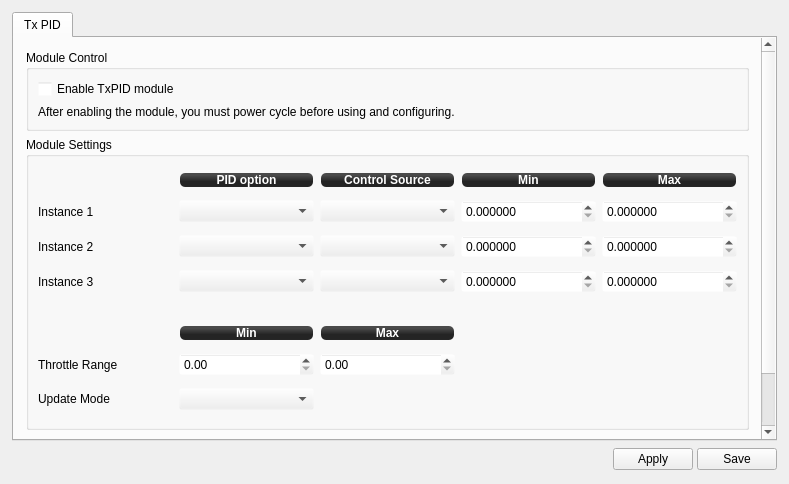
<?xml version="1.0" encoding="UTF-8"?>
<ui version="4.0">
 <class>TxPIDWidget</class>
 <widget class="QWidget" name="TxPIDWidget">
  <property name="geometry">
   <rect>
    <x>0</x>
    <y>0</y>
    <width>789</width>
    <height>484</height>
   </rect>
  </property>
  <property name="windowTitle">
   <string>TxPID</string>
  </property>
  <layout class="QVBoxLayout" name="verticalLayout">
   <property name="spacing">
    <number>6</number>
   </property>
   <property name="margin">
    <number>12</number>
   </property>
   <item>
    <widget class="QTabWidget" name="tabWidget">
     <property name="currentIndex">
      <number>0</number>
     </property>
     <widget class="QWidget" name="tab">
      <attribute name="title">
       <string>Tx PID</string>
      </attribute>
      <layout class="QVBoxLayout" name="verticalLayout_4">
       <property name="spacing">
        <number>6</number>
       </property>
       <property name="margin">
        <number>0</number>
       </property>
       <item>
        <widget class="QScrollArea" name="scrollArea">
         <property name="palette">
          <palette>
           <active>
            <colorrole role="Base">
             <brush brushstyle="SolidPattern">
              <color alpha="255">
               <red>255</red>
               <green>255</green>
               <blue>255</blue>
              </color>
             </brush>
            </colorrole>
            <colorrole role="Window">
             <brush brushstyle="SolidPattern">
              <color alpha="0">
               <red>232</red>
               <green>232</green>
               <blue>232</blue>
              </color>
             </brush>
            </colorrole>
           </active>
           <inactive>
            <colorrole role="Base">
             <brush brushstyle="SolidPattern">
              <color alpha="255">
               <red>255</red>
               <green>255</green>
               <blue>255</blue>
              </color>
             </brush>
            </colorrole>
            <colorrole role="Window">
             <brush brushstyle="SolidPattern">
              <color alpha="0">
               <red>232</red>
               <green>232</green>
               <blue>232</blue>
              </color>
             </brush>
            </colorrole>
           </inactive>
           <disabled>
            <colorrole role="Base">
             <brush brushstyle="SolidPattern">
              <color alpha="0">
               <red>232</red>
               <green>232</green>
               <blue>232</blue>
              </color>
             </brush>
            </colorrole>
            <colorrole role="Window">
             <brush brushstyle="SolidPattern">
              <color alpha="0">
               <red>232</red>
               <green>232</green>
               <blue>232</blue>
              </color>
             </brush>
            </colorrole>
           </disabled>
          </palette>
         </property>
         <property name="frameShape">
          <enum>QFrame::NoFrame</enum>
         </property>
         <property name="widgetResizable">
          <bool>true</bool>
         </property>
         <widget class="QWidget" name="scrollAreaWidgetContents_2">
          <property name="geometry">
           <rect>
            <x>0</x>
            <y>0</y>
            <width>745</width>
            <height>469</height>
           </rect>
          </property>
          <layout class="QVBoxLayout" name="verticalLayout_2">
           <property name="spacing">
            <number>6</number>
           </property>
           <property name="margin">
            <number>12</number>
           </property>
           <item>
            <widget class="QGroupBox" name="groupBox_2">
             <property name="title">
              <string>Module Control</string>
             </property>
             <layout class="QVBoxLayout" name="verticalLayout_5">
              <item>
               <widget class="QCheckBox" name="TxPIDEnable">
                <property name="focusPolicy">
                 <enum>Qt::StrongFocus</enum>
                </property>
                <property name="toolTip">
                 <string>This module will periodically update values of stabilization PID settings
depending on configured input control channels. New values of stabilization
settings are not saved to flash, but updated in RAM. It is expected that the
module will be enabled only for tuning. When desired values are found, they
can be read via GCS and saved permanently. Then this module should be
disabled again.

Up to 3 separate PID options (or option pairs) can be selected and updated.</string>
                </property>
                <property name="text">
                 <string>Enable TxPID module</string>
                </property>
               </widget>
              </item>
              <item>
               <widget class="QLabel" name="label_7">
                <property name="text">
                 <string>After enabling the module, you must power cycle before using and configuring.</string>
                </property>
               </widget>
              </item>
             </layout>
            </widget>
           </item>
           <item>
            <widget class="QGroupBox" name="groupBox_6">
             <property name="enabled">
              <bool>true</bool>
             </property>
             <property name="sizePolicy">
              <sizepolicy hsizetype="Preferred" vsizetype="Minimum">
               <horstretch>0</horstretch>
               <verstretch>0</verstretch>
              </sizepolicy>
             </property>
             <property name="minimumSize">
              <size>
               <width>0</width>
               <height>293</height>
              </size>
             </property>
             <property name="title">
              <string>Module Settings</string>
             </property>
             <layout class="QGridLayout" name="gridLayout">
              <item row="1" column="1">
               <widget class="QLabel" name="label_51">
                <property name="sizePolicy">
                 <sizepolicy hsizetype="Preferred" vsizetype="Fixed">
                  <horstretch>0</horstretch>
                  <verstretch>0</verstretch>
                 </sizepolicy>
                </property>
                <property name="minimumSize">
                 <size>
                  <width>0</width>
                  <height>16</height>
                 </size>
                </property>
                <property name="styleSheet">
                 <string notr="true">background-color: qlineargradient(spread:reflect, x1:0.507, y1:0, x2:0.507, y2:0.772, stop:0.208955 rgba(74, 74, 74, 255), stop:0.78607 rgba(36, 36, 36, 255));
color: rgb(255, 255, 255);
border-radius: 5;
font: bold 12px;
margin:1px;</string>
                </property>
                <property name="text">
                 <string>PID option</string>
                </property>
                <property name="alignment">
                 <set>Qt::AlignCenter</set>
                </property>
               </widget>
              </item>
              <item row="1" column="2">
               <widget class="QLabel" name="label_50">
                <property name="sizePolicy">
                 <sizepolicy hsizetype="Preferred" vsizetype="Fixed">
                  <horstretch>0</horstretch>
                  <verstretch>0</verstretch>
                 </sizepolicy>
                </property>
                <property name="minimumSize">
                 <size>
                  <width>0</width>
                  <height>16</height>
                 </size>
                </property>
                <property name="styleSheet">
                 <string notr="true">background-color: qlineargradient(spread:reflect, x1:0.507, y1:0, x2:0.507, y2:0.772, stop:0.208955 rgba(74, 74, 74, 255), stop:0.78607 rgba(36, 36, 36, 255));
color: rgb(255, 255, 255);
border-radius: 5;
font: bold 12px;
margin:1px;</string>
                </property>
                <property name="text">
                 <string>Control Source</string>
                </property>
                <property name="alignment">
                 <set>Qt::AlignCenter</set>
                </property>
               </widget>
              </item>
              <item row="1" column="3">
               <widget class="QLabel" name="label_49">
                <property name="sizePolicy">
                 <sizepolicy hsizetype="Preferred" vsizetype="Fixed">
                  <horstretch>0</horstretch>
                  <verstretch>0</verstretch>
                 </sizepolicy>
                </property>
                <property name="minimumSize">
                 <size>
                  <width>0</width>
                  <height>16</height>
                 </size>
                </property>
                <property name="styleSheet">
                 <string notr="true">background-color: qlineargradient(spread:reflect, x1:0.507, y1:0, x2:0.507, y2:0.772, stop:0.208955 rgba(74, 74, 74, 255), stop:0.78607 rgba(36, 36, 36, 255));
color: rgb(255, 255, 255);
border-radius: 5;
font: bold 12px;
margin:1px;</string>
                </property>
                <property name="text">
                 <string>Min</string>
                </property>
                <property name="alignment">
                 <set>Qt::AlignCenter</set>
                </property>
               </widget>
              </item>
              <item row="1" column="4">
               <widget class="QLabel" name="label">
                <property name="sizePolicy">
                 <sizepolicy hsizetype="Preferred" vsizetype="Fixed">
                  <horstretch>0</horstretch>
                  <verstretch>0</verstretch>
                 </sizepolicy>
                </property>
                <property name="minimumSize">
                 <size>
                  <width>0</width>
                  <height>16</height>
                 </size>
                </property>
                <property name="styleSheet">
                 <string notr="true">background-color: qlineargradient(spread:reflect, x1:0.507, y1:0, x2:0.507, y2:0.772, stop:0.208955 rgba(74, 74, 74, 255), stop:0.78607 rgba(36, 36, 36, 255));
color: rgb(255, 255, 255);
border-radius: 5;
font: bold 12px;
margin:1px;</string>
                </property>
                <property name="text">
                 <string>Max</string>
                </property>
                <property name="alignment">
                 <set>Qt::AlignCenter</set>
                </property>
               </widget>
              </item>
              <item row="2" column="0">
               <widget class="QLabel" name="label_47">
                <property name="text">
                 <string>Instance 1</string>
                </property>
               </widget>
              </item>
              <item row="2" column="1">
               <widget class="QComboBox" name="PID1">
                <property name="focusPolicy">
                 <enum>Qt::StrongFocus</enum>
                </property>
                <property name="toolTip">
                 <string>Select PID option or option pair to update.
Set to Disabled if not used.</string>
                </property>
               </widget>
              </item>
              <item row="2" column="2">
               <widget class="QComboBox" name="Input1">
                <property name="focusPolicy">
                 <enum>Qt::StrongFocus</enum>
                </property>
                <property name="toolTip">
                 <string>Select input used as a control source for this instance.
It can be one of Accessory channels or Throttle channel.

If Accessory channel is chosen then its range [0..1] will be mapped
to PID range [Min..Max] defined for this instance.

If Throttle channel is chosen then Throttle range [Min..Max] will
be mapped to PID range [Min..Max] defined for this instance. If
Throttle is out of bounds then PID Min and Max values will be used
accordingly.

Note that it is possible to set PID Min &gt; Max. In that case increasing
control input value will decrease the PID option value. This can be
used, for instance, to decrease PID value when increasing Throttle.</string>
                </property>
               </widget>
              </item>
              <item row="2" column="3">
               <widget class="QDoubleSpinBox" name="MinPID1">
                <property name="focusPolicy">
                 <enum>Qt::StrongFocus</enum>
                </property>
                <property name="toolTip">
                 <string>Minimum PID value mapped to Accessory channel = 0 or
Throttle channel lesser or equal to Throttle Min value.</string>
                </property>
                <property name="decimals">
                 <number>6</number>
                </property>
                <property name="singleStep">
                 <double>0.000100000000000</double>
                </property>
               </widget>
              </item>
              <item row="2" column="4">
               <widget class="QDoubleSpinBox" name="MaxPID1">
                <property name="focusPolicy">
                 <enum>Qt::StrongFocus</enum>
                </property>
                <property name="toolTip">
                 <string>Maximum PID value mapped to Accessory channel = 1 or
Throttle channel greater or equal to Throttle Max value.</string>
                </property>
                <property name="decimals">
                 <number>6</number>
                </property>
                <property name="singleStep">
                 <double>0.000100000000000</double>
                </property>
               </widget>
              </item>
              <item row="3" column="0">
               <widget class="QLabel" name="label_48">
                <property name="text">
                 <string>Instance 2</string>
                </property>
               </widget>
              </item>
              <item row="3" column="1">
               <widget class="QComboBox" name="PID2">
                <property name="focusPolicy">
                 <enum>Qt::StrongFocus</enum>
                </property>
                <property name="toolTip">
                 <string>Select PID option or option pair to update.
Set to Disabled if not used.</string>
                </property>
               </widget>
              </item>
              <item row="3" column="2">
               <widget class="QComboBox" name="Input2">
                <property name="focusPolicy">
                 <enum>Qt::StrongFocus</enum>
                </property>
                <property name="toolTip">
                 <string>Select input used as a control source for this instance.
It can be one of Accessory channels or Throttle channel.

If Accessory channel is chosen then its range [0..1] will be mapped
to PID range [Min..Max] defined for this instance.

If Throttle channel is chosen then Throttle range [Min..Max] will
be mapped to PID range [Min..Max] defined for this instance. If
Throttle is out of bounds then PID Min and Max values will be used
accordingly.

Note that it is possible to set PID Min &gt; Max. In that case increasing
control input value will decrease the PID option value. This can be
used, for instance, to decrease PID value when increasing Throttle.</string>
                </property>
               </widget>
              </item>
              <item row="3" column="3">
               <widget class="QDoubleSpinBox" name="MinPID2">
                <property name="focusPolicy">
                 <enum>Qt::StrongFocus</enum>
                </property>
                <property name="toolTip">
                 <string>Minimum PID value mapped to Accessory channel = 0 or
Throttle channel lesser or equal to Throttle Min value.</string>
                </property>
                <property name="decimals">
                 <number>6</number>
                </property>
                <property name="singleStep">
                 <double>0.000100000000000</double>
                </property>
               </widget>
              </item>
              <item row="3" column="4">
               <widget class="QDoubleSpinBox" name="MaxPID2">
                <property name="focusPolicy">
                 <enum>Qt::StrongFocus</enum>
                </property>
                <property name="toolTip">
                 <string>Maximum PID value mapped to Accessory channel = 1 or
Throttle channel greater or equal to Throttle Max value.</string>
                </property>
                <property name="decimals">
                 <number>6</number>
                </property>
                <property name="singleStep">
                 <double>0.000100000000000</double>
                </property>
               </widget>
              </item>
              <item row="4" column="0">
               <widget class="QLabel" name="label_52">
                <property name="text">
                 <string>Instance 3</string>
                </property>
               </widget>
              </item>
              <item row="4" column="1">
               <widget class="QComboBox" name="PID3">
                <property name="focusPolicy">
                 <enum>Qt::StrongFocus</enum>
                </property>
                <property name="toolTip">
                 <string>Select PID option or option pair to update.
Set to Disabled if not used.</string>
                </property>
               </widget>
              </item>
              <item row="4" column="2">
               <widget class="QComboBox" name="Input3">
                <property name="focusPolicy">
                 <enum>Qt::StrongFocus</enum>
                </property>
                <property name="toolTip">
                 <string>Select input used as a control source for this instance.
It can be one of Accessory channels or Throttle channel.

If Accessory channel is chosen then its range [0..1] will be mapped
to PID range [Min..Max] defined for this instance.

If Throttle channel is chosen then Throttle range [Min..Max] will
be mapped to PID range [Min..Max] defined for this instance. If
Throttle is out of bounds then PID Min and Max values will be used
accordingly.

Note that it is possible to set PID Min &gt; Max. In that case increasing
control input value will decrease the PID option value. This can be
used, for instance, to decrease PID value when increasing Throttle.</string>
                </property>
               </widget>
              </item>
              <item row="4" column="3">
               <widget class="QDoubleSpinBox" name="MinPID3">
                <property name="focusPolicy">
                 <enum>Qt::StrongFocus</enum>
                </property>
                <property name="toolTip">
                 <string>Minimum PID value mapped to Accessory channel = 0 or
Throttle channel lesser or equal to Throttle Min value.</string>
                </property>
                <property name="decimals">
                 <number>6</number>
                </property>
                <property name="singleStep">
                 <double>0.000100000000000</double>
                </property>
               </widget>
              </item>
              <item row="4" column="4">
               <widget class="QDoubleSpinBox" name="MaxPID3">
                <property name="focusPolicy">
                 <enum>Qt::StrongFocus</enum>
                </property>
                <property name="toolTip">
                 <string>Maximum PID value mapped to Accessory channel = 1 or
Throttle channel greater or equal to Throttle Max value.</string>
                </property>
                <property name="decimals">
                 <number>6</number>
                </property>
                <property name="singleStep">
                 <double>0.000100000000000</double>
                </property>
               </widget>
              </item>
              <item row="8" column="0">
               <widget class="QLabel" name="label_2">
                <property name="text">
                 <string>Update Mode</string>
                </property>
               </widget>
              </item>
              <item row="8" column="1">
               <widget class="QComboBox" name="UpdateMode">
                <property name="focusPolicy">
                 <enum>Qt::StrongFocus</enum>
                </property>
                <property name="toolTip">
                 <string>PID values update mode which can be set to:
- Never: this disables PID updates (but module still will be run if enabled),
- When Armed: PID updated only when system is armed,
- Always: PID updated always regardless of arm state.

Since the GCS updates GUI PID values in real time on change, could be
tricky to change other PID values from the GUI if the module is enabled
and constantly updates stabilization settings object. As a workaround,
this option can be used to temporarily disable updates or enable them
only when system is armed without disabling the module.</string>
                </property>
               </widget>
              </item>
              <item row="7" column="0">
               <widget class="QLabel" name="label_3">
                <property name="text">
                 <string>Throttle Range</string>
                </property>
               </widget>
              </item>
              <item row="7" column="1">
               <widget class="QDoubleSpinBox" name="ThrottleMin">
                <property name="focusPolicy">
                 <enum>Qt::StrongFocus</enum>
                </property>
                <property name="toolTip">
                 <string>Throttle channel lower bound mapped to PID Min value</string>
                </property>
                <property name="maximum">
                 <double>1.000000000000000</double>
                </property>
                <property name="singleStep">
                 <double>0.010000000000000</double>
                </property>
               </widget>
              </item>
              <item row="7" column="2">
               <widget class="QDoubleSpinBox" name="ThrottleMax">
                <property name="focusPolicy">
                 <enum>Qt::StrongFocus</enum>
                </property>
                <property name="toolTip">
                 <string>Throttle channel upper bound mapped to PID Max value</string>
                </property>
                <property name="maximum">
                 <double>1.000000000000000</double>
                </property>
                <property name="singleStep">
                 <double>0.010000000000000</double>
                </property>
               </widget>
              </item>
              <item row="6" column="1">
               <widget class="QLabel" name="label_4">
                <property name="sizePolicy">
                 <sizepolicy hsizetype="Preferred" vsizetype="Fixed">
                  <horstretch>0</horstretch>
                  <verstretch>0</verstretch>
                 </sizepolicy>
                </property>
                <property name="minimumSize">
                 <size>
                  <width>0</width>
                  <height>16</height>
                 </size>
                </property>
                <property name="styleSheet">
                 <string notr="true">background-color: qlineargradient(spread:reflect, x1:0.507, y1:0, x2:0.507, y2:0.772, stop:0.208955 rgba(74, 74, 74, 255), stop:0.78607 rgba(36, 36, 36, 255));
color: rgb(255, 255, 255);
border-radius: 5;
font: bold 12px;
margin:1px;</string>
                </property>
                <property name="text">
                 <string>Min</string>
                </property>
                <property name="alignment">
                 <set>Qt::AlignCenter</set>
                </property>
               </widget>
              </item>
              <item row="6" column="2">
               <widget class="QLabel" name="label_5">
                <property name="sizePolicy">
                 <sizepolicy hsizetype="Preferred" vsizetype="Fixed">
                  <horstretch>0</horstretch>
                  <verstretch>0</verstretch>
                 </sizepolicy>
                </property>
                <property name="minimumSize">
                 <size>
                  <width>0</width>
                  <height>16</height>
                 </size>
                </property>
                <property name="styleSheet">
                 <string notr="true">background-color: qlineargradient(spread:reflect, x1:0.507, y1:0, x2:0.507, y2:0.772, stop:0.208955 rgba(74, 74, 74, 255), stop:0.78607 rgba(36, 36, 36, 255));
color: rgb(255, 255, 255);
border-radius: 5;
font: bold 12px;
margin:1px;</string>
                </property>
                <property name="text">
                 <string>Max</string>
                </property>
                <property name="alignment">
                 <set>Qt::AlignCenter</set>
                </property>
               </widget>
              </item>
              <item row="5" column="1">
               <spacer name="verticalSpacer_3">
                <property name="orientation">
                 <enum>Qt::Vertical</enum>
                </property>
                <property name="sizeType">
                 <enum>QSizePolicy::Preferred</enum>
                </property>
                <property name="sizeHint" stdset="0">
                 <size>
                  <width>20</width>
                  <height>20</height>
                 </size>
                </property>
               </spacer>
              </item>
             </layout>
            </widget>
           </item>
           <item>
            <widget class="QGroupBox" name="groupBox_3">
             <property name="title">
              <string>Messages</string>
             </property>
             <layout class="QHBoxLayout" name="horizontalLayout">
              <item>
               <widget class="QLabel" name="message">
                <property name="text">
                 <string/>
                </property>
               </widget>
              </item>
             </layout>
            </widget>
           </item>
           <item>
            <spacer name="verticalSpacer">
             <property name="orientation">
              <enum>Qt::Vertical</enum>
             </property>
             <property name="sizeHint" stdset="0">
              <size>
               <width>20</width>
               <height>20</height>
              </size>
             </property>
            </spacer>
           </item>
          </layout>
         </widget>
        </widget>
       </item>
      </layout>
     </widget>
    </widget>
   </item>
   <item>
    <layout class="QHBoxLayout" name="horizontalLayout_2">
     <property name="spacing">
      <number>4</number>
     </property>
     <item>
      <spacer name="horizontalSpacer">
       <property name="orientation">
        <enum>Qt::Horizontal</enum>
       </property>
       <property name="sizeHint" stdset="0">
        <size>
         <width>570</width>
         <height>16</height>
        </size>
       </property>
      </spacer>
     </item>
     <item>
      <widget class="QPushButton" name="pushButton">
       <property name="sizePolicy">
        <sizepolicy hsizetype="Fixed" vsizetype="Preferred">
         <horstretch>0</horstretch>
         <verstretch>0</verstretch>
        </sizepolicy>
       </property>
       <property name="minimumSize">
        <size>
         <width>25</width>
         <height>25</height>
        </size>
       </property>
       <property name="maximumSize">
        <size>
         <width>25</width>
         <height>25</height>
        </size>
       </property>
       <property name="baseSize">
        <size>
         <width>0</width>
         <height>0</height>
        </size>
       </property>
       <property name="autoFillBackground">
        <bool>false</bool>
       </property>
       <property name="text">
        <string/>
       </property>
       <property name="icon">
        <iconset resource="../coreplugin/core.qrc">
         <normaloff>:/core/images/helpicon.svg</normaloff>:/core/images/helpicon.svg</iconset>
       </property>
       <property name="iconSize">
        <size>
         <width>25</width>
         <height>25</height>
        </size>
       </property>
       <property name="autoDefault">
        <bool>false</bool>
       </property>
       <property name="default">
        <bool>false</bool>
       </property>
       <property name="flat">
        <bool>true</bool>
       </property>
       <property name="objrelation" stdset="0">
        <stringlist>
         <string>button:help</string>
         <string>url:https://github.com/d-ronin/dRonin/wiki/OnlineHelp:-TxPID-Module</string>
        </stringlist>
       </property>
      </widget>
     </item>
     <item>
      <widget class="QPushButton" name="Apply">
       <property name="minimumSize">
        <size>
         <width>0</width>
         <height>0</height>
        </size>
       </property>
       <property name="toolTip">
        <string>Send settings to the board but do not save to the non-volatile memory</string>
       </property>
       <property name="styleSheet">
        <string notr="true"/>
       </property>
       <property name="text">
        <string>Apply</string>
       </property>
      </widget>
     </item>
     <item>
      <widget class="QPushButton" name="Save">
       <property name="minimumSize">
        <size>
         <width>0</width>
         <height>0</height>
        </size>
       </property>
       <property name="toolTip">
        <string>Send settings to the board and save to the non-volatile memory</string>
       </property>
       <property name="styleSheet">
        <string notr="true"/>
       </property>
       <property name="text">
        <string>Save</string>
       </property>
       <property name="checked">
        <bool>false</bool>
       </property>
      </widget>
     </item>
    </layout>
   </item>
  </layout>
 </widget>
 <tabstops>
  <tabstop>Apply</tabstop>
  <tabstop>Save</tabstop>
  <tabstop>scrollArea</tabstop>
  <tabstop>PID1</tabstop>
  <tabstop>Input1</tabstop>
  <tabstop>MinPID1</tabstop>
  <tabstop>MaxPID1</tabstop>
  <tabstop>PID2</tabstop>
  <tabstop>Input2</tabstop>
  <tabstop>MinPID2</tabstop>
  <tabstop>MaxPID2</tabstop>
  <tabstop>PID3</tabstop>
  <tabstop>Input3</tabstop>
  <tabstop>MinPID3</tabstop>
  <tabstop>MaxPID3</tabstop>
  <tabstop>ThrottleMin</tabstop>
  <tabstop>ThrottleMax</tabstop>
  <tabstop>UpdateMode</tabstop>
 </tabstops>
 <resources>
  <include location="../coreplugin/core.qrc"/>
 </resources>
 <connections/>
</ui>
